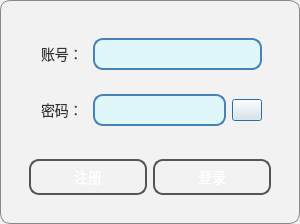
<?xml version="1.0" encoding="UTF-8"?>
<ui version="4.0">
 <class>UserLogin</class>
 <widget class="QDialog" name="UserLogin">
  <property name="geometry">
   <rect>
    <x>0</x>
    <y>0</y>
    <width>300</width>
    <height>220</height>
   </rect>
  </property>
  <property name="windowTitle">
   <string>Dialog</string>
  </property>
  <property name="styleSheet">
   <string notr="true">QDialog {
    background-color: #f2f2f2; /* 浅灰色背景 */
    border: 1px solid #888888; /* 深灰色边框，比按钮边框稍暗 */
    border-radius: 10px; /* 与按钮相同的圆角半径 */
    padding: 20px; /* 对话框内边距，根据需要调整 */
    color: #333333; /* 深灰色文字，与背景形成对比 */
    font-size: 14px; /* 与按钮相同的字体大小 */
    box-shadow: 0 4px 8px rgba(0, 0, 0, 0.1); /* 轻微的阴影效果，增加立体感 */
}

QDialog::title-bar {
    subcontrol-origin: margin;
    subcontrol-position: top left;
    padding: 0 5px;
    border-left: 2px solid #555555; /* 与按钮边框相同的灰色 */
    border-top: 2px solid #555555; /* 与按钮边框相同的灰色 */
    border-right: 2px solid #888888; /* 深灰色边框，与对话框边框颜色协调 */
    border-bottom: none;
    background-color: #e0e0e0; /* 标题栏背景色，比对话框背景稍深 */
    color: #333333; /* 标题栏文字颜色，与对话框文字颜色相同 */
    font-size: 16px; /* 标题栏字体大小，比对话框字体稍大 */
    font-weight: bold; /* 标题栏字体加粗 */
}

/* 注意：QDialog::title-bar 的样式可能因 Qt 版本和平台而异，上述样式可能不完全适用 */

/* 如果需要自定义标题栏按钮（如关闭按钮），可以使用 QDialogButtonBox 或其他方法 */</string>
  </property>
  <layout class="QHBoxLayout" name="horizontalLayout_4">
   <item>
    <widget class="QWidget" name="widget_5" native="true">
     <layout class="QVBoxLayout" name="verticalLayout_2">
      <item>
       <widget class="QWidget" name="widget_3" native="true">
        <layout class="QVBoxLayout" name="verticalLayout">
         <item>
          <widget class="QWidget" name="widget" native="true">
           <layout class="QHBoxLayout" name="horizontalLayout">
            <item>
             <widget class="QLabel" name="label">
              <property name="styleSheet">
               <string notr="true">QLabel {
    color: #333333; /* 深灰色文字，与对话框和文本输入框的文字颜色相同 */
    font-size: 14px; /* 与按钮、对话框和文本输入框相同的字体大小 */
    font-weight: normal; /* 默认字体粗细，可以根据需要调整 */
    margin: 5px 0; /* 上下外边距，根据需要调整 */
    background-color: transparent; /* 透明背景，不覆盖标签下的内容 */
}

QLabel:disabled {
    color: #888888; /* 禁用时文字颜色变暗，与禁用状态的文本输入框一致 */
}</string>
              </property>
              <property name="text">
               <string>账号：</string>
              </property>
             </widget>
            </item>
            <item>
             <widget class="QLineEdit" name="UserAccLine">
              <property name="styleSheet">
               <string notr="true">QLineEdit {
    background-color: #e0f7fa; /* 浅天蓝色背景，与蓝色系相符 */
    border: 2px solid #4682b4; /* 边框颜色为深蓝色，保持不变 */
    border-radius: 10px; /* 圆角半径保持不变 */
    padding: 5px; /* 内边距保持不变 */
    color: #000000; /* 文字颜色改为黑色，以确保在浅蓝色背景上可见 */
    font-size: 14px; /* 字体大小保持不变 */
    selection-background-color: #add8e6; /* 选中文字的背景色为浅蓝色，保持不变 */
    selection-color: #000000; /* 选中文字的颜色为黑色，保持不变 */
}

QLineEdit:focus {
    border-color: #87ceeb; /* 聚焦时边框颜色为天蓝色，保持不变 */
    outline: none; /* 移除默认的聚焦边框，保持不变 */
}

QLineEdit:disabled {
    background-color: #d3d3d3; /* 禁用时背景色为更暗的灰色，或者可以选择一个更浅的蓝色调，但这里保持为灰色以区分 */
    color: #888888; /* 禁用时文字颜色为更暗的灰色，以确保在灰色背景上仍然可见，但对比度较低 */
    /* 或者，如果背景足够浅，可以使用：color: #000000; 以确保文字清晰可见 */
}</string>
              </property>
             </widget>
            </item>
           </layout>
          </widget>
         </item>
         <item>
          <widget class="QWidget" name="widget_2" native="true">
           <layout class="QHBoxLayout" name="horizontalLayout_2">
            <item>
             <widget class="QLabel" name="label_2">
              <property name="styleSheet">
               <string notr="true">QLabel {
    color: #333333; /* 深灰色文字，与对话框和文本输入框的文字颜色相同 */
    font-size: 14px; /* 与按钮、对话框和文本输入框相同的字体大小 */
    font-weight: normal; /* 默认字体粗细，可以根据需要调整 */
    margin: 5px 0; /* 上下外边距，根据需要调整 */
    background-color: transparent; /* 透明背景，不覆盖标签下的内容 */
}

QLabel:disabled {
    color: #888888; /* 禁用时文字颜色变暗，与禁用状态的文本输入框一致 */
}</string>
              </property>
              <property name="text">
               <string>密码：</string>
              </property>
             </widget>
            </item>
            <item>
             <widget class="QLineEdit" name="UserPassLine">
              <property name="styleSheet">
               <string notr="true">QLineEdit {
    background-color: #e0f7fa; /* 浅天蓝色背景，与蓝色系相符 */
    border: 2px solid #4682b4; /* 边框颜色为深蓝色，保持不变 */
    border-radius: 10px; /* 圆角半径保持不变 */
    padding: 5px; /* 内边距保持不变 */
    color: #000000; /* 文字颜色改为黑色，以确保在浅蓝色背景上可见 */
    font-size: 14px; /* 字体大小保持不变 */
    selection-background-color: #add8e6; /* 选中文字的背景色为浅蓝色，保持不变 */
    selection-color: #000000; /* 选中文字的颜色为黑色，保持不变 */
}

QLineEdit:focus {
    border-color: #87ceeb; /* 聚焦时边框颜色为天蓝色，保持不变 */
    outline: none; /* 移除默认的聚焦边框，保持不变 */
}

QLineEdit:disabled {
    background-color: #d3d3d3; /* 禁用时背景色为更暗的灰色，或者可以选择一个更浅的蓝色调，但这里保持为灰色以区分 */
    color: #888888; /* 禁用时文字颜色为更暗的灰色，以确保在灰色背景上仍然可见，但对比度较低 */
    /* 或者，如果背景足够浅，可以使用：color: #000000; 以确保文字清晰可见 */
}</string>
              </property>
              <property name="echoMode">
               <enum>QLineEdit::EchoMode::Password</enum>
              </property>
             </widget>
            </item>
            <item>
             <widget class="QPushButton" name="EyeBtn">
              <property name="maximumSize">
               <size>
                <width>30</width>
                <height>16777215</height>
               </size>
              </property>
              <property name="text">
               <string/>
              </property>
             </widget>
            </item>
           </layout>
          </widget>
         </item>
        </layout>
       </widget>
      </item>
      <item>
       <widget class="QWidget" name="widget_4" native="true">
        <layout class="QHBoxLayout" name="horizontalLayout_3">
         <item>
          <widget class="QPushButton" name="UserReBtn">
           <property name="styleSheet">
            <string notr="true">QPushButton {
    border: 2px solid #555555; /* 灰色边框保持不变 */
    border-radius: 10px; /* 圆角边框的半径保持不变 */
    background: qlineargradient(x1: 0, y1: 0, x2: 0, y2: 1,
                                stop: 0 #add8e6, stop: 1 #87ceeb); /* 浅蓝色到深蓝色的渐变背景 */
    color: white; /* 白色文字，颜色保持不变 */
    padding: 5px 10px; /* 内边距保持不变 */
    font-size: 14px; /* 字体大小保持不变 */
    cursor: pointer; /* 鼠标悬停时显示为手形，保持不变 */
}

QPushButton:hover {
    background: qlineargradient(x1: 0, y1: 0, x2: 0, y2: 1,
                                stop: 0 #e0ffff, stop: 1 #b3e5fc); /* 鼠标悬停时背景色变为更浅的蓝色 */
}

QPushButton:pressed {
    background: qlineargradient(x1: 0, y1: 0, x2: 0, y2: 1,
                                stop: 0 #87ceeb, stop: 1 #4682b4); /* 按钮按下时背景色变为稍深的蓝色 */
}</string>
           </property>
           <property name="text">
            <string>注册</string>
           </property>
          </widget>
         </item>
         <item>
          <widget class="QPushButton" name="UserisLoginBtn">
           <property name="styleSheet">
            <string notr="true">QPushButton {
    border: 2px solid #555555; /* 灰色边框保持不变 */
    border-radius: 10px; /* 圆角边框的半径保持不变 */
    background: qlineargradient(x1: 0, y1: 0, x2: 0, y2: 1,
                                stop: 0 #add8e6, stop: 1 #87ceeb); /* 浅蓝色到深蓝色的渐变背景 */
    color: white; /* 白色文字，颜色保持不变 */
    padding: 5px 10px; /* 内边距保持不变 */
    font-size: 14px; /* 字体大小保持不变 */
    cursor: pointer; /* 鼠标悬停时显示为手形，保持不变 */
}

QPushButton:hover {
    background: qlineargradient(x1: 0, y1: 0, x2: 0, y2: 1,
                                stop: 0 #e0ffff, stop: 1 #b3e5fc); /* 鼠标悬停时背景色变为更浅的蓝色 */
}

QPushButton:pressed {
    background: qlineargradient(x1: 0, y1: 0, x2: 0, y2: 1,
                                stop: 0 #87ceeb, stop: 1 #4682b4); /* 按钮按下时背景色变为稍深的蓝色 */
}</string>
           </property>
           <property name="text">
            <string>登录</string>
           </property>
          </widget>
         </item>
        </layout>
       </widget>
      </item>
     </layout>
    </widget>
   </item>
  </layout>
 </widget>
 <resources/>
 <connections/>
</ui>
